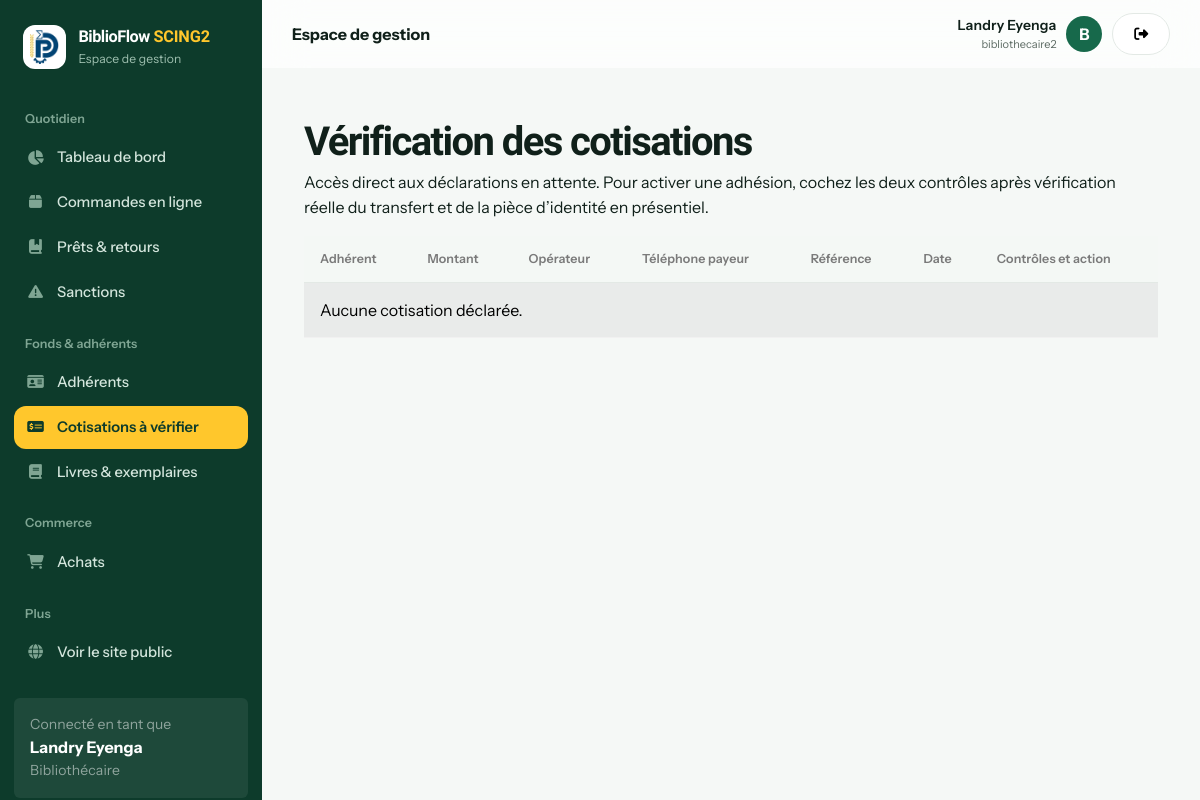
Screenshot of /cotisations/ (signed in) with the database file from the repository.
### bibliotheque/models.py (models this page shows, shortened)
class Utilisateur(AbstractUser):
    ROLES = [("adherent", "Adhérent"), ("bibliothecaire", "Bibliothécaire"), ("administrateur", "Administrateur")]
    STATUTS = [("en_attente", "En attente de validation"), ("actif", "Actif"), ("suspendu", "Suspendu")]
    first_name = None  # remplacés par nom / prénom
    last_name = None
    nom = models.CharField(max_length=80)
    prenom = models.CharField(max_length=80)
    telephone = models.CharField(max_length=20, blank=True)
    adresse = models.CharField(max_length=200, blank=True)
    role = models.CharField(max_length=20, choices=ROLES, default="adherent")
    statut = models.CharField(max_length=12, choices=STATUTS, default="actif")
    numero_carte = models.CharField(max_length=20, unique=True, null=True, blank=True)
    date_debut_adhesion = models.DateField(null=True, blank=True)
    date_expiration = models.DateField(null=True, blank=True)  # fin de validité de l'adhésion
    suspendu_jusqu = models.DateField(null=True, blank=True)   # emprunts suspendus après un retard
    REQUIRED_FIELDS = ["nom", "prenom", "email"]
    def get_full_name(self):
        return f"{self.prenom} {self.nom}".strip()
    @property
    def est_personnel(self):
        return self.is_superuser or self.role in ("bibliothecaire", "administrateur")

### bibliotheque/views.py (the view, shortened to what this page needs)
# urls.py: path("cotisations/", views.cotisations, name="cotisations"),
@role_requis(*STAFF)
def cotisations(request):
    return render(request, "bibliotheque/cotisations.html", {
        "cotisations": CotisationAdhesion.objects.select_related("adherent", "validee_par")[:200]})

### bibliotheque/acces.py (called while the page is built)
def est_personnel(user):
    return user.is_authenticated and user.est_personnel

def role_requis(*roles):
    def deco(vue):
        @login_required
        @wraps(vue)
        def wrapper(request, *a, **kw):
            if request.user.is_superuser or request.user.role in roles:
                return vue(request, *a, **kw)
            messages.error(request, "Accès non autorisé pour votre rôle.")
            return redirect("accueil")
        return wrapper
    return deco

### bibliotheque/context.py (called while the page is built)
def globales(request):
    ctx = {"p": params(), "panier_count": 0, "est_personnel": False, "cotisations_a_verifier": 0}
    try:
        ctx["panier_count"] = sum(request.session.get("panier", {}).values())
    except Exception:
        pass
    if request.user.is_authenticated:
        ctx["est_personnel"] = est_personnel(request.user)
        if ctx["est_personnel"]:
            ctx["cotisations_a_verifier"] = CotisationAdhesion.objects.filter(statut="en_attente").count()
    return ctx

### bibliotheque/services.py (called while the page is built)
def params():
    d = dict(settings.BIBLIO)
    for cle in ("amende_par_jour", "amende_plafond", "frais_perte"):
        d[cle] = Decimal(str(d[cle]))
    return SimpleNamespace(**d)

### bibliotheque/templates/bibliotheque/cotisations.html
{% extends "bibliotheque/base.html" %}
{% block contenu %}
<div class="container-fluid py-4">
<h1>Vérification des cotisations</h1>
<p>Accès direct aux déclarations en attente. Pour activer une adhésion, cochez les deux contrôles après vérification réelle du transfert et de la pièce d’identité en présentiel.</p>
<div class="table-responsive"><table class="table table-striped align-middle">
<thead><tr><th>Adhérent</th><th>Montant</th><th>Opérateur</th><th>Téléphone payeur</th><th>Référence</th><th>Date</th><th>Contrôles et action</th></tr></thead><tbody>
{% for c in cotisations %}<tr><td>{{ c.adherent.get_full_name }}<br><small>{{ c.adherent.numero_carte }}</small></td><td>{{ c.montant }} FCFA</td><td>{{ c.get_operateur_display }}</td><td>{{ c.telephone_payeur }}</td><td>{{ c.reference_transaction }}</td><td>{{ c.date_declaration|date:"d/m/Y H:i" }}</td><td>
{% if c.statut == "en_attente" %}<form method="post" class="d-grid gap-2">{% csrf_token %}<input type="hidden" name="cotisation_id" value="{{ c.pk }}"><label class="small d-flex gap-2 align-items-start"><input class="form-check-input mt-1" type="checkbox" name="paiement_verifie"><span>Transfert réellement reçu sur le compte marchand</span></label><label class="small d-flex gap-2 align-items-start"><input class="form-check-input mt-1" type="checkbox" name="identite_verifiee"><span>Pièce d’identité vérifiée en présentiel</span></label><div class="d-flex flex-wrap gap-2"><button class="btn btn-success btn-sm" name="action" value="valider">Confirmer et activer</button><button class="btn btn-outline-danger btn-sm" name="action" value="refuser">Refuser</button></div></form>{% else %}<strong>{{ c.get_statut_display }}</strong>{% if c.validee_par %}<div class="small text-muted">Par {{ c.validee_par.get_full_name }}{% if c.date_validation %}, le {{ c.date_validation|date:"d/m/Y H:i" }}{% endif %}</div>{% endif %}{% endif %}
</td></tr>{% empty %}<tr><td colspan="7">Aucune cotisation déclarée.</td></tr>{% endfor %}
</tbody></table></div></div>
{% endblock %}

### bibliotheque/templates/bibliotheque/base.html (shortened to what this page needs)
{% load static %}<!doctype html>
<html lang="fr"><head><meta charset="utf-8"><meta name="viewport" content="width=device-width, initial-scale=1"><title>{% block titre %}BiblioFlow SCING2{% endblock %}</title>
<link href="https://cdn.jsdelivr.net/npm/bootstrap@5.3.3/dist/css/bootstrap.min.css" rel="stylesheet"><link href="https://cdnjs.cloudflare.com/ajax/libs/font-awesome/6.5.2/css/all.min.css" rel="stylesheet"><link href="{% static 'bibliotheque/app.css' %}" rel="stylesheet"></head>
<body>{% with u=request.resolver_match.url_name %}<div class="app-shell">
<aside class="sidebar" id="sidebar">
  <div class="brand"><span class="logo-chip"><img src="{% static 'bibliotheque/images/logo.png' %}" alt="" height="34" width="29"></span><div><strong>BiblioFlow <span class="brand-tag">SCING2</span></strong><small>Espace de gestion</small></div></div>
  <div class="nav-title">Quotidien</div>
  <a class="side-link {% if u == 'tableau_bord' %}active{% endif %}" href="{% url 'tableau_bord' %}"><i class="fa-solid fa-chart-pie"></i>Tableau de bord</a>
  <a class="side-link {% if u == 'commandes' %}active{% endif %}" href="{% url 'commandes' %}"><i class="fa-solid fa-box"></i>Commandes en ligne</a>
  <a class="side-link {% if u == 'emprunts' %}active{% endif %}" href="{% url 'emprunts' %}"><i class="fa-solid fa-book-bookmark"></i>Prêts &amp; retours</a>
  <a class="side-link {% if u == 'sanctions' %}active{% endif %}" href="{% url 'sanctions' %}"><i class="fa-solid fa-triangle-exclamation"></i>Sanctions</a>
  <div class="nav-title">Fonds &amp; adhérents</div>
  <a class="side-link {% if u == 'adherents' or u == 'adherent_detail' or u == 'adherent_nouveau' or u == 'adherent_modifier' %}active{% endif %}" href="{% url 'adherents' %}"><i class="fa-solid fa-id-card"></i>Adhérents</a>
  <a class="side-link {% if u == 'cotisations' %}active{% endif %}" href="{% url 'cotisations' %}"><i class="fa-solid fa-money-check-dollar"></i>Cotisations à vérifier</a>
  <a class="side-link " href="{% url 'livres_gestion' %}"><i class="fa-solid fa-book"></i>Livres &amp; exemplaires</a>
  <div class="nav-title">Commerce</div>
  <a class="side-link {% if u == 'achats' or u == 'achat_detail' or u == 'achat_nouveau' %}active{% endif %}" href="{% url 'achats' %}"><i class="fa-solid fa-cart-shopping"></i>Achats</a>
  <div class="nav-title">Plus</div>
  <a class="side-link" href="{% url 'accueil' %}"><i class="fa-solid fa-globe"></i>Voir le site public</a>
  <div class="mt-4 p-3 rounded-2" style="background:#ffffff0a"><div class="small text-white-50">Connecté en tant que</div><strong>{{ user.get_full_name|default:user.username }}</strong><div class="small text-white-50">{{ user.get_role_display }}</div></div>
</aside>
<main class="main"><header class="topbar"><div class="d-flex align-items-center gap-3"><div class="fw-bold">{% block entete %}Espace de gestion{% endblock %}</div></div>
<div class="user-chip"><div class="text-end d-none d-sm-block"><div class="fw-semibold small">{{ user.get_full_name|default:user.username }}</div><div class="muted" style="font-size:11px">{{ user.username }}</div></div><div class="avatar">{{ user.username|first|upper }}</div><form method="post" action="{% url 'logout' %}">{% csrf_token %}<button class="btn btn-sm btn-light" title="Déconnexion"><i class="fa-solid fa-right-from-bracket"></i></button></form></div></header>
<div class="content">{% block contenu %}{% endblock %}</div></main></div>{% endwith %}
<script src="https://cdn.jsdelivr.net/npm/bootstrap@5.3.3/dist/js/bootstrap.bundle.min.js"></script><script src="{% static 'bibliotheque/app.js' %}" defer></script>{% block scripts %}{% endblock %}</body></html>

### rows the page displays
Utilisateur: get_full_name "Landry Eyenga", role "Bibliothécaire", username "bibliothecaire2", username|first "B"
